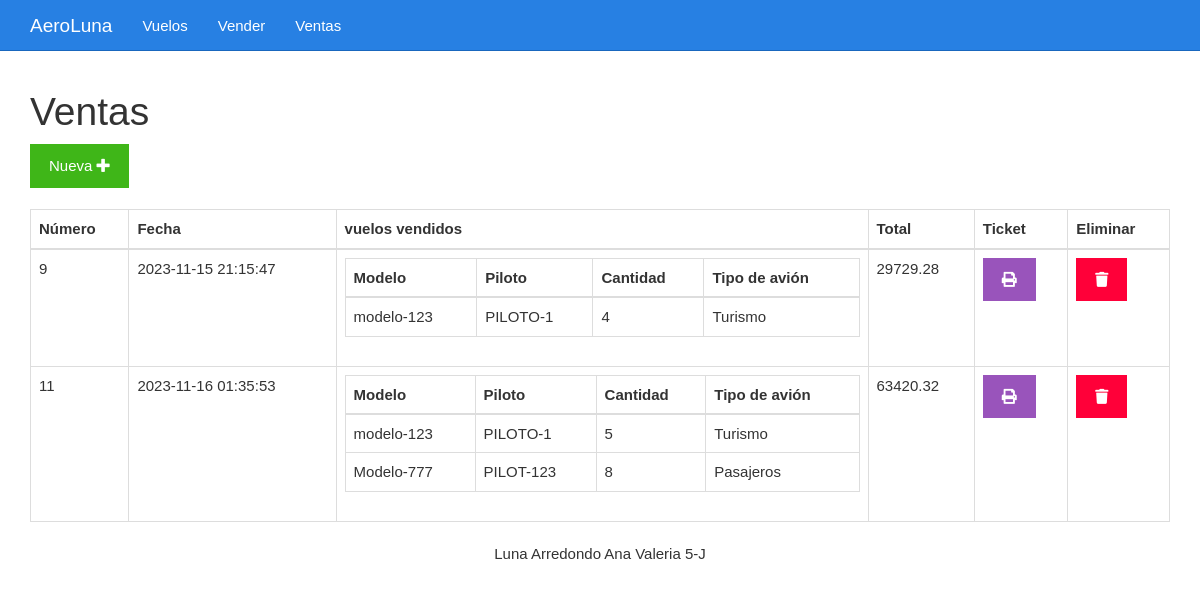
Page /ventas.php on the committed database.
### tables this page shows
CREATE TABLE `ventas` (
  `id` bigint(20) UNSIGNED NOT NULL,
  `fecha` datetime NOT NULL,
  `total` decimal(7,2) DEFAULT NULL
);

### ventas.php (the view)
<?php include_once "encabezado.php" ?>
<?php
include_once "base_de_datos.php";
$sentencia = $base_de_datos->query("SELECT ventas.total, ventas.fecha, ventas.id, GROUP_CONCAT(	vuelos.modelo, '..',  vuelos.id_empleado, '..',  vuelos.tipo_avion, '..', vuelos_vendidos.cantidad SEPARATOR '__') AS vuelos FROM ventas INNER JOIN vuelos_vendidos ON vuelos_vendidos.id_venta = ventas.id INNER JOIN vuelos ON vuelos.id = vuelos_vendidos.id_vuelo GROUP BY ventas.id ORDER BY ventas.id;");
$ventas = $sentencia->fetchAll(PDO::FETCH_OBJ);
?>
	<div class="col-xs-12">
		<h1>Ventas</h1>
		<div>
			<a class="btn btn-success" href="./vender.php">Nueva <i class="fa fa-plus"></i></a>
		</div>
		<br>
		<table class="table table-bordered">
			<thead>
				<tr>
					<th>Número</th>
					<th>Fecha</th>
					<th>vuelos vendidos</th>
					<th>Total</th>
					<th>Ticket</th>
					<th>Eliminar</th>
				</tr>
			</thead>
			<tbody>
				<?php foreach($ventas as $venta){ ?>
				<tr>
					<td><?php echo $venta->id ?></td>
					<td><?php echo $venta->fecha ?></td>
					<td>
						<table class="table table-bordered">
							<thead>
								<tr>
									<th>Modelo</th>
									<th>Piloto</th>
									<th>Cantidad</th>
									<th>Tipo de avión</th>
								</tr>
							</thead>
							<tbody>
								<?php foreach(explode("__", $venta->vuelos) as $vuelosConcatenados){
								$vuelo = explode("..", $vuelosConcatenados)
								?>
								<tr>
									<td><?php echo $vuelo[0] ?></td>
									<td><?php echo $vuelo[1] ?></td>
									<td><?php echo $vuelo[3] ?></td>
									<td><?php echo $vuelo[2] ?></td>
								</tr>
								<?php } ?>
							</tbody>
						</table>
					</td>
					<td><?php echo $venta->total ?></td>
					<td><a class="btn btn-info" href="<?php echo "imprimirTicket.php?id=" . $venta->id?>"><i class="fa fa-print"></i></a></td>
					<td><a class="btn btn-danger" href="<?php echo "eliminarVenta.php?id=" . $venta->id?>"><i class="fa fa-trash"></i></a></td>
				</tr>
				<?php } ?>
			</tbody>
		</table>
	</div>
<?php include_once "pie.php" ?>

### css/estilo.css (style rules this page uses)
body { padding-top: 70px; }

### rows in the picture
ventas: id "9", fecha "2023-11-15 21:15:47", vuelo "modelo-123", vuelo "PILOTO-1", vuelo "4", vuelo "Turismo", total "29729.28"
ventas: id "11", fecha "2023-11-16 01:35:53", vuelo "modelo-123", vuelo "PILOTO-1", vuelo "5", vuelo "Turismo", vuelo "Modelo-777", vuelo "PILOT-123", vuelo "8", vuelo "Pasajeros", total "63420.32"
